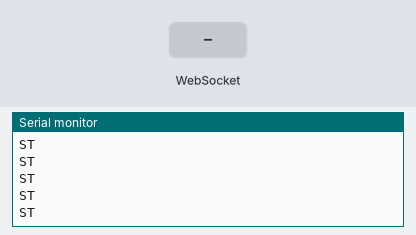
This sketch was run on a simulated ESP8266 (NodeMCU). On the bench: the last lines printed to the serial monitor. The test bench sets the inputs (shaded band).

Above: at 1.2 s.
1.3 s: WebSocket text "1" received
At 2.2 s:
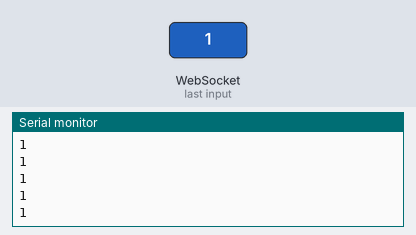
2.8 s: WebSocket text "0" received
At 3.6 s:
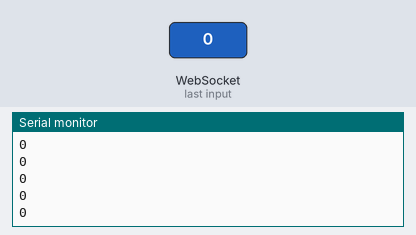
Timing chart, 0 to 5.8 s (numbered marks = the images above; inputs shaded):
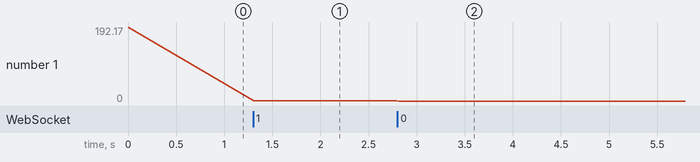

Measured:
- after the input at 1.3 s, the serial monitor: prints a new line at once (image 1)
- after the input at 2.8 s, the serial monitor: prints a new line at once (image 2)
- plotted number 1: 192.17 → 1 after the input at 1.3 s, 1 → 0 after the input at 2.8 s

The sketch:

ESP8266_code.ino
```cpp
#include <ESP8266WiFi.h>
#include <ESP8266WebServer.h>
#include <WebSocketsServer.h>

ESP8266WebServer server(80);
WebSocketsServer webSocket(81);
String currentCmd = "ST";
const char page[] PROGMEM = R"rawliteral(

<!DOCTYPE html>
<html>
<head>

<meta name="viewport"
content="width=device-width,
initial-scale=1.0,
maximum-scale=1.0,
user-scalable=no">
<meta name="apple-mobile-web-app-capable" content="yes">
<meta name="apple-mobile-web-app-status-bar-style" content="black-translucent">
<meta name="apple-mobile-web-app-title" content="RoboCar">

<style>

html,body{
    margin:0;
    padding:0;
    width:100%;
    height:100%;
    overflow:hidden;

    background:#f0f0f0;

    touch-action:none;
    user-select:none;
    -webkit-user-select:none;
    -webkit-touch-callout:none;

    font-family:Arial;
}

.container{
    width:100vw;
    height:100vh;

    display:flex;
    flex-direction:row;

    justify-content:space-evenly;
    align-items:center;
}

.rotate-panel{
    display:flex;
    flex-direction:row;
    gap:15px;
}

.move-panel{
    display:flex;
    flex-direction:column;
}

.row{
    display:flex;
    justify-content:center;
    align-items:center;
}

button{

    width:16vw;
    height:18vh;

    margin:5px;

    font-size:24px;
    font-weight:bold;

    border:none;
    border-radius:15px;

    background:white;

    touch-action:none;
}
.rotate-btn{
    width:22vw;
    height:30vh;

    font-size:32px;
}

.empty{
    width:16vw;
    height:18vh;
    margin:5px;
}
.rotate-panel{
    display:flex;
    flex-direction:row;
    gap:8px;
}

</style>

</head>

<body>

<div class="container">

    <!-- Rotation Buttons -->
    <div class="rotate-panel">
        <button id="cc" class="rotate-btn">CC</button>
        <button id="cw" class="rotate-btn">CW</button>
    </div>

    <!-- Movement Buttons -->
    <div class="move-panel">

        <div class="row">
            <button id="fl">FL</button>
            <button id="fw">FW</button>
            <button id="fr">FR</button>
        </div>

        <div class="row">
            <button id="lw">LW</button>
            <div class="empty"></div>
            <button id="rw">RW</button>
        </div>

        <div class="row">
            <button id="bl">BL</button>
            <button id="bw">BW</button>
            <button id="br">BR</button>
        </div>

    </div>

</div>

<script>

var ws = new WebSocket("ws://" + location.hostname + ":81/");

function bind(id,cmd)
{
    let btn = document.getElementById(id);

    btn.addEventListener("touchstart",function(e){
        e.preventDefault();
        ws.send(cmd);
    });

    btn.addEventListener("touchend",function(e){
        e.preventDefault();
        ws.send("ST");
    });

    btn.addEventListener("mousedown",function(e){
        e.preventDefault();
        ws.send(cmd);
    });

    btn.addEventListener("mouseup",function(e){
        e.preventDefault();
        ws.send("ST");
    });

    btn.addEventListener("mouseleave",function(){
        ws.send("ST");
    });
}

bind("fw","FW");
bind("bw","BW");

bind("lw","LW");
bind("rw","RW");

bind("fl","FL");
bind("fr","FR");

bind("bl","BL");
bind("br","BR");

bind("cw","CW");
bind("cc","CC");

document.addEventListener('gesturestart', function(e){
    e.preventDefault();
});

document.addEventListener('dblclick', function(e){
    e.preventDefault();
});

document.addEventListener('contextmenu', function(e){
    e.preventDefault();
});

</script>

</body>
</html>

)rawliteral";

void handleRoot()
{
    server.send(200, "text/html", page);
}

void webSocketEvent(
    uint8_t num,
    WStype_t type,
    uint8_t * payload,
    size_t length)
{
    if(type == WStype_TEXT)
    {
        currentCmd = (char*)payload;
    }
}

void setup()
{
    Serial.begin(115200);

    WiFi.softAP("RoboCar","12345678");

    Serial.println();
    Serial.println("WiFi AP Started");
    Serial.println(WiFi.softAPIP());

    server.on("/", handleRoot);
    server.begin();

    webSocket.begin();
    webSocket.onEvent(webSocketEvent);

    Serial.println("Ready");
}

void loop()
{
    server.handleClient();
    webSocket.loop();

    Serial.println(currentCmd);

    delay(20);
}
```
